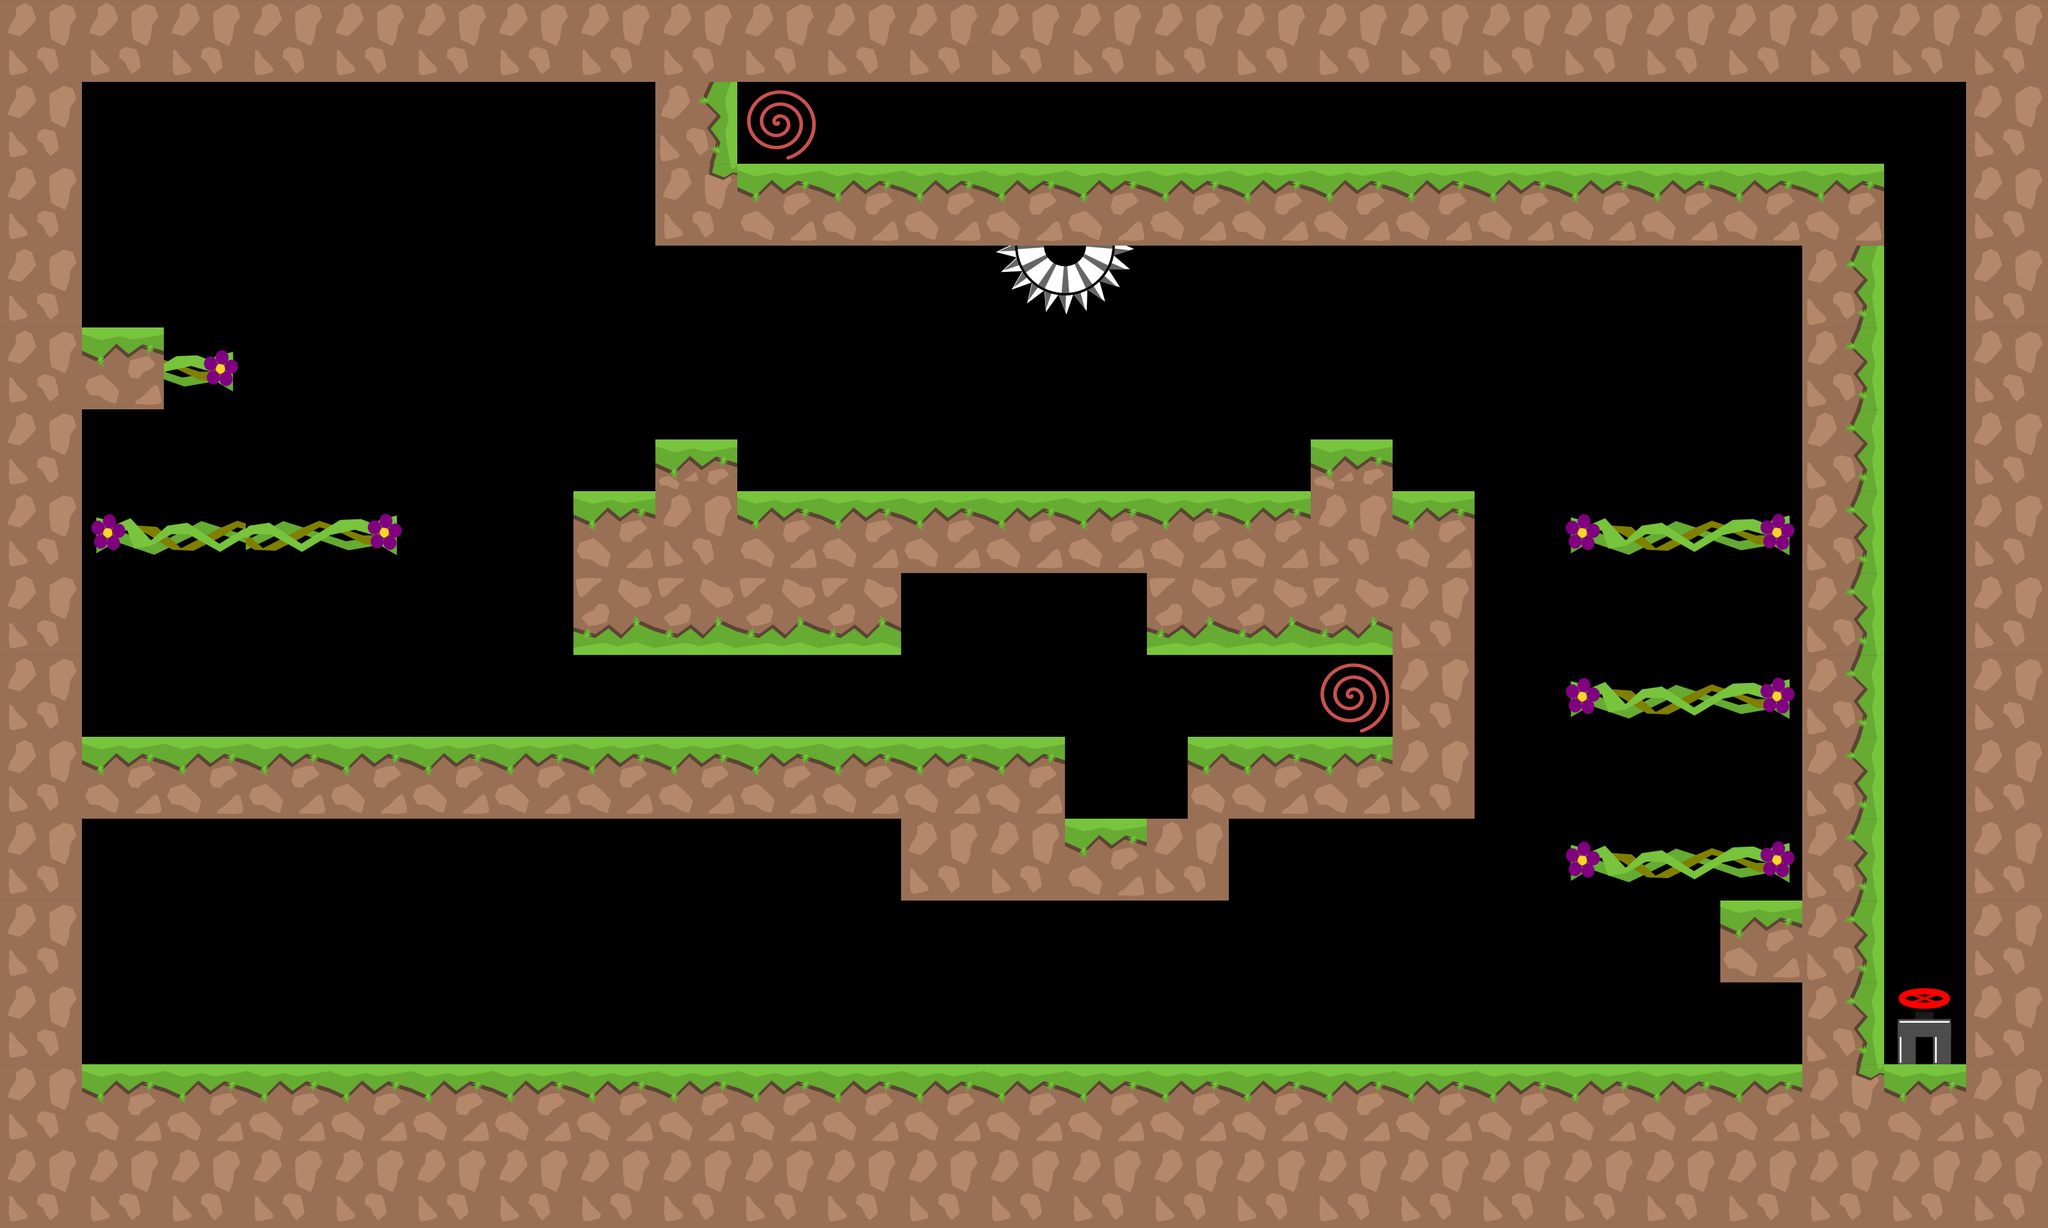

This game map was drawn from its Tiled (.tmx) file and the tilesets committed beside it. A one-line description and the trimmed map source follow:
An orthogonal 25x15 tile map with 128x128 px tiles, 2 tile layers (graphics, oil), 2 tilesets and 36 objects.

<map version="1.0" tiledversion="1.1.1" orientation="orthogonal" renderorder="right-down" width="25" height="15" tilewidth="128" tileheight="128" infinite="0" nextobjectid="201">
 <tileset firstgid="1" source="tiles_128x128.tsx" />
 <tileset firstgid="37" source="tiles_oil_128x128.tsx" />
 <layer name="graphics" width="25" height="15">
  <data>[375 cells, 188 non-empty, 14 distinct tile ids]</data>
 </layer>
 <layer name="oil" width="25" height="15">
  <data>[375 cells, 0 non-empty, 0 distinct tile ids]</data>
 </layer>
 <objectgroup name="blocks">
  <object id="2" x="3072" y="4" width="112" height="1696" />
  <object id="3" x="64" y="52" width="64" height="1684" />
  <object id="4" x="8" y="4" width="3172" height="120" />
  <object id="127" x="8" y="1664" width="3196" height="248.002" />
  <object id="171" x="1024" y="256" width="1920" height="128" />
  <object id="186" x="1024" y="128" width="128" height="128" />
  <object id="187" x="128" y="1152" width="1536" height="128" />
  <object id="188" x="1408" y="1280" width="512" height="128" />
  <object id="189" x="1853.33" y="1152" width="322.667" height="128" />
  <object id="190" x="2176" y="768" width="128" height="512" />
  <object id="191" x="896" y="768" width="1280" height="128" />
  <object id="192" x="896" y="896" width="512" height="128" />
  <object id="193" x="1805" y="896" width="371" height="128" />
  <object id="194" x="1024.5" y="686" width="127" height="82" />
  <object id="195" x="2049" y="687.5" width="126.5" height="80" />
  <object id="196" x="2816" y="384" width="128" height="1280" />
  <object id="197" x="2688" y="1408" width="128" height="128" />
  <object id="198" x="128" y="512" width="128" height="128" />
 </objectgroup>
 <objectgroup name="switch">
  <object id="160" x="128" y="384" width="128" height="128" />
 </objectgroup>
 <objectgroup name="levelEndBlock">
  <object id="146" x="2559.14" y="1536.06" width="128" height="128" />
 </objectgroup>
 <objectgroup name="slope" />
 <objectgroup name="passBlock">
  <object id="104" x="2464.83" y="1327.14" width="324.364" height="46" />
  <object id="181" x="2462.17" y="1071.8" width="324.364" height="46" />
  <object id="182" x="2458.17" y="813.802" width="324.364" height="46" />
  <object id="199" x="155.501" y="817.135" width="463.758" height="46" />
  <object id="200" x="258.834" y="557.135" width="95.0303" height="46" />
 </objectgroup>
 <objectgroup name="flowers">
  <object id="74" x="348.97" y="680.853" width="69.697" height="69.697">
   <ellipse />
  </object>
  <object id="76" x="2718.55" y="1571.64" width="69.697" height="69.697">
   <ellipse />
  </object>
  <object id="83" x="672.61" y="987.823" width="69.697" height="69.697">
   <ellipse />
  </object>
  <object id="114" x="379.763" y="1326.06" width="69.697" height="69.697">
   <ellipse />
  </object>
  <object id="143" x="344.245" y="988.729" width="69.697" height="69.697">
   <ellipse />
  </object>
 </objectgroup>
 <objectgroup name="end">
  <object id="44" x="2972.46" y="1548.85" width="93" height="95">
   <ellipse />
  </object>
 </objectgroup>
 <objectgroup name="pushBlocks">
  <object id="46" x="1536" y="1024" width="124.667" height="124.667" />
  <object id="185" x="1620.67" y="640.667" width="124.667" height="124.667" />
 </objectgroup>
 <objectgroup name="damage">
  <object id="183" x="1572" y="400" width="180" height="84" />
 </objectgroup>
 <objectgroup name="warp_a">
  <object id="177" x="2064.73" y="1046.06" width="74" height="72">
   <ellipse />
  </object>
 </objectgroup>
 <objectgroup name="warp_b">
  <object id="179" x="1179.67" y="161.272" width="74" height="72">
   <ellipse />
  </object>
 </objectgroup>
</map>
